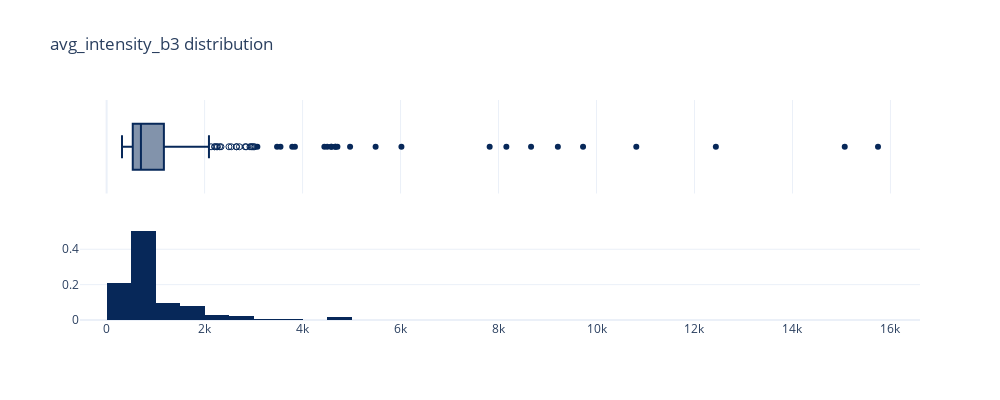

The cell this chart's notebook holds for it:
### Markdown cell above
We can plot any of the features measured by changing the parameter 'feature'.

### Code cell
fig = nga.plot_boxplot_hist(feature = "avg_intensity_b3", 
                            df = nga.df_filtered # If None is given, then uses raw data (nga.df_raw)
                           )
fig.show()

### Figure 1 — Plotly figure (JSON) as saved in the notebook; plotly's stock layout.template omitted (floating-point values rounded to 4 significant figures; data arrays with more than 128 entries replaced by an {"elided": "..."} marker saying what was removed)
{"data": [{"boxpoints": "suspectedoutliers", "fillcolor": "rgba(7,40,89,0.5)", "line": {"color": "rgb(7,40,89)"}, "name": "", "showlegend": false, "type": "box", "x": {"elided": "420 int values"}, "xaxis": "x", "yaxis": "y"}, {"histnorm": "probability", "marker": {"color": "rgb(7,40,89)"}, "name": "avg_intensity_b3", "showlegend": false, "type": "histogram", "x": {"elided": "420 int values"}, "xaxis": "x2", "yaxis": "y2"}], "layout": {"height": 400, "title": {"text": "avg_intensity_b3 distribution"}, "width": 1000, "xaxis": {"anchor": "y", "autorange": true, "domain": [0, 1], "gridwidth": 1, "matches": "x2", "showgrid": true, "showticklabels": false, "zeroline": true}, "xaxis2": {"anchor": "y2", "domain": [0, 1]}, "yaxis": {"anchor": "x", "domain": [0.575, 1]}, "yaxis2": {"anchor": "x2", "domain": [0, 0.425]}}}
